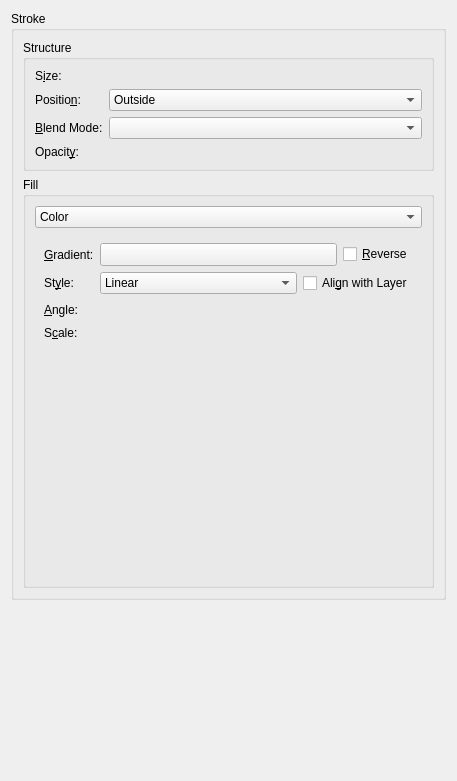
<?xml version="1.0" encoding="UTF-8"?>
<ui version="4.0">
 <class>WdgStroke</class>
 <widget class="QWidget" name="WdgStroke">
  <property name="geometry">
   <rect>
    <x>0</x>
    <y>0</y>
    <width>457</width>
    <height>781</height>
   </rect>
  </property>
  <layout class="QGridLayout" name="gridLayout">
   <item row="0" column="0">
    <widget class="QGroupBox" name="groupBox">
     <property name="title">
      <string comment="Layer Style - Stroke">Stroke</string>
     </property>
     <layout class="QGridLayout" name="gridLayout_2">
      <item row="0" column="0">
       <widget class="QGroupBox" name="groupBox_2">
        <property name="title">
         <string>Structure</string>
        </property>
        <layout class="QFormLayout" name="formLayout">
         <item row="0" column="0">
          <widget class="QLabel" name="label">
           <property name="text">
            <string>S&amp;ize:</string>
           </property>
           <property name="buddy">
            <cstring>intSize</cstring>
           </property>
          </widget>
         </item>
         <item row="0" column="1">
          <widget class="KisSliderSpinBox" name="intSize" native="true">
           <property name="sizePolicy">
            <sizepolicy hsizetype="Expanding" vsizetype="Preferred">
             <horstretch>0</horstretch>
             <verstretch>0</verstretch>
            </sizepolicy>
           </property>
          </widget>
         </item>
         <item row="1" column="0">
          <widget class="QLabel" name="label_2">
           <property name="text">
            <string>Positio&amp;n:</string>
           </property>
           <property name="buddy">
            <cstring>cmbPosition</cstring>
           </property>
          </widget>
         </item>
         <item row="1" column="1">
          <widget class="QComboBox" name="cmbPosition">
           <property name="sizePolicy">
            <sizepolicy hsizetype="Expanding" vsizetype="Fixed">
             <horstretch>0</horstretch>
             <verstretch>0</verstretch>
            </sizepolicy>
           </property>
           <item>
            <property name="text">
             <string comment="@item:inlistbox Layer Style: Stroke position">Outside</string>
            </property>
           </item>
           <item>
            <property name="text">
             <string comment="@item:inlistbox Layer Style: Stroke position">Inside</string>
            </property>
           </item>
           <item>
            <property name="text">
             <string comment="@item:inlistbox Layer Style: Stroke position">Center</string>
            </property>
           </item>
          </widget>
         </item>
         <item row="2" column="0">
          <widget class="QLabel" name="label_3">
           <property name="text">
            <string>&amp;Blend Mode:</string>
           </property>
           <property name="buddy">
            <cstring>cmbCompositeOp</cstring>
           </property>
          </widget>
         </item>
         <item row="2" column="1">
          <widget class="KisLayerStyleCompositeOpComboBox" name="cmbCompositeOp">
           <property name="sizePolicy">
            <sizepolicy hsizetype="Expanding" vsizetype="Fixed">
             <horstretch>0</horstretch>
             <verstretch>0</verstretch>
            </sizepolicy>
           </property>
          </widget>
         </item>
         <item row="3" column="0">
          <widget class="QLabel" name="label_4">
           <property name="text">
            <string>Opacit&amp;y:</string>
           </property>
           <property name="buddy">
            <cstring>intOpacity</cstring>
           </property>
          </widget>
         </item>
         <item row="3" column="1">
          <widget class="KisSliderSpinBox" name="intOpacity" native="true">
           <property name="sizePolicy">
            <sizepolicy hsizetype="Expanding" vsizetype="Preferred">
             <horstretch>0</horstretch>
             <verstretch>0</verstretch>
            </sizepolicy>
           </property>
          </widget>
         </item>
        </layout>
       </widget>
      </item>
      <item row="1" column="0">
       <widget class="QGroupBox" name="groupBox_3">
        <property name="title">
         <string comment="@title:group In Layer Style">Fill</string>
        </property>
        <layout class="QVBoxLayout" name="verticalLayout">
         <item>
          <widget class="QComboBox" name="cmbFillType">
           <item>
            <property name="text">
             <string>Color</string>
            </property>
           </item>
           <item>
            <property name="text">
             <string>Gradient</string>
            </property>
           </item>
           <item>
            <property name="text">
             <string comment="@title:group In Layer Style">Pattern</string>
            </property>
           </item>
          </widget>
         </item>
         <item>
          <widget class="QStackedWidget" name="fillStack">
           <property name="currentIndex">
            <number>1</number>
           </property>
           <widget class="QWidget" name="page_3">
            <layout class="QFormLayout" name="formLayout_2">
             <item row="0" column="0">
              <widget class="QLabel" name="label_5">
               <property name="text">
                <string>Color:</string>
               </property>
              </widget>
             </item>
             <item row="0" column="1">
              <widget class="KisColorButton" name="bnColor">
               <property name="text">
                <string>...</string>
               </property>
              </widget>
             </item>
            </layout>
           </widget>
           <widget class="QWidget" name="page_4">
            <layout class="QFormLayout" name="formLayout_3">
             <item row="0" column="0">
              <widget class="QLabel" name="label_7">
               <property name="text">
                <string>&amp;Gradient:</string>
               </property>
               <property name="buddy">
                <cstring>cmbGradient</cstring>
               </property>
              </widget>
             </item>
             <item row="0" column="1">
              <layout class="QHBoxLayout" name="horizontalLayout_3">
               <item>
                <widget class="KisCmbGradient" name="cmbGradient">
                 <property name="sizePolicy">
                  <sizepolicy hsizetype="Expanding" vsizetype="Fixed">
                   <horstretch>0</horstretch>
                   <verstretch>0</verstretch>
                  </sizepolicy>
                 </property>
                </widget>
               </item>
               <item>
                <widget class="QCheckBox" name="chkReverse">
                 <property name="text">
                  <string>&amp;Reverse</string>
                 </property>
                </widget>
               </item>
              </layout>
             </item>
             <item row="1" column="0">
              <widget class="QLabel" name="label_6">
               <property name="text">
                <string>St&amp;yle:</string>
               </property>
               <property name="buddy">
                <cstring>cmbStyle</cstring>
               </property>
              </widget>
             </item>
             <item row="1" column="1">
              <layout class="QHBoxLayout" name="horizontalLayout_4">
               <item>
                <widget class="QComboBox" name="cmbStyle">
                 <property name="sizePolicy">
                  <sizepolicy hsizetype="Expanding" vsizetype="Fixed">
                   <horstretch>0</horstretch>
                   <verstretch>0</verstretch>
                  </sizepolicy>
                 </property>
                 <item>
                  <property name="text">
                   <string>Linear</string>
                  </property>
                 </item>
                 <item>
                  <property name="text">
                   <string>Radial</string>
                  </property>
                 </item>
                 <item>
                  <property name="text">
                   <string comment="@item:inlistbox Gradient style">Angle</string>
                  </property>
                 </item>
                 <item>
                  <property name="text">
                   <string>Reflected</string>
                  </property>
                 </item>
                 <item>
                  <property name="text">
                   <string comment="Gradient type - Diamond">Diamond</string>
                  </property>
                 </item>
                </widget>
               </item>
               <item>
                <widget class="QCheckBox" name="chkAlignWithLayer">
                 <property name="text">
                  <string>Ali&amp;gn with Layer</string>
                 </property>
                </widget>
               </item>
              </layout>
             </item>
             <item row="2" column="0">
              <widget class="QLabel" name="label_9">
               <property name="text">
                <string>&amp;Angle:</string>
               </property>
               <property name="buddy">
                <cstring>angleSelector</cstring>
               </property>
              </widget>
             </item>
             <item row="4" column="0">
              <widget class="QLabel" name="label_8">
               <property name="text">
                <string>S&amp;cale:</string>
               </property>
               <property name="buddy">
                <cstring>intScale</cstring>
               </property>
              </widget>
             </item>
             <item row="4" column="1">
              <widget class="KisSliderSpinBox" name="intScale" native="true">
               <property name="sizePolicy">
                <sizepolicy hsizetype="Expanding" vsizetype="Preferred">
                 <horstretch>0</horstretch>
                 <verstretch>0</verstretch>
                </sizepolicy>
               </property>
               <property name="toolTip">
                <string>Set size of gradation</string>
               </property>
              </widget>
             </item>
             <item row="2" column="1">
              <layout class="QHBoxLayout" name="horizontalLayout">
               <item>
                <widget class="KisLayerStyleAngleSelector" name="angleSelector" native="true">
                 <property name="sizePolicy">
                  <sizepolicy hsizetype="Preferred" vsizetype="Preferred">
                   <horstretch>0</horstretch>
                   <verstretch>0</verstretch>
                  </sizepolicy>
                 </property>
                </widget>
               </item>
               <item>
                <spacer name="horizontalSpacer">
                 <property name="orientation">
                  <enum>Qt::Horizontal</enum>
                 </property>
                 <property name="sizeHint" stdset="0">
                  <size>
                   <width>40</width>
                   <height>20</height>
                  </size>
                 </property>
                </spacer>
               </item>
              </layout>
             </item>
            </layout>
           </widget>
           <widget class="QWidget" name="page_2">
            <layout class="QFormLayout" name="formLayout_4">
             <item row="0" column="0">
              <widget class="QLabel" name="label_11">
               <property name="text">
                <string>Pattern:</string>
               </property>
              </widget>
             </item>
             <item row="0" column="1">
              <layout class="QVBoxLayout" name="verticalLayout_2">
               <item>
                <widget class="KisPatternChooser" name="patternChooser">
                 <property name="sizePolicy">
                  <sizepolicy hsizetype="Expanding" vsizetype="Expanding">
                   <horstretch>0</horstretch>
                   <verstretch>0</verstretch>
                  </sizepolicy>
                 </property>
                 <property name="minimumSize">
                  <size>
                   <width>250</width>
                   <height>250</height>
                  </size>
                 </property>
                 <property name="frameShape">
                  <enum>QFrame::StyledPanel</enum>
                 </property>
                 <property name="frameShadow">
                  <enum>QFrame::Raised</enum>
                 </property>
                </widget>
               </item>
               <item>
                <widget class="QPushButton" name="bnSnapToOrigin">
                 <property name="text">
                  <string>Sn&amp;ap to Origin</string>
                 </property>
                </widget>
               </item>
              </layout>
             </item>
             <item row="1" column="0">
              <widget class="QLabel" name="label_10">
               <property name="text">
                <string>S&amp;cale:</string>
               </property>
               <property name="buddy">
                <cstring>intScale</cstring>
               </property>
              </widget>
             </item>
             <item row="1" column="1">
              <widget class="KisSliderSpinBox" name="intScale_2" native="true">
               <property name="toolTip">
                <string>Set size of gradation</string>
               </property>
              </widget>
             </item>
             <item row="2" column="1">
              <widget class="QCheckBox" name="chkLinkWithLayer">
               <property name="text">
                <string>Lin&amp;k with Layer</string>
               </property>
              </widget>
             </item>
            </layout>
           </widget>
          </widget>
         </item>
        </layout>
       </widget>
      </item>
     </layout>
    </widget>
   </item>
   <item row="1" column="0">
    <spacer name="verticalSpacer">
     <property name="orientation">
      <enum>Qt::Vertical</enum>
     </property>
     <property name="sizeHint" stdset="0">
      <size>
       <width>20</width>
       <height>40</height>
      </size>
     </property>
    </spacer>
   </item>
  </layout>
 </widget>
 <customwidgets>
  <customwidget>
   <class>KisColorButton</class>
   <extends>QPushButton</extends>
   <header>kis_color_button.h</header>
  </customwidget>
  <customwidget>
   <class>KisSliderSpinBox</class>
   <extends>QWidget</extends>
   <header location="global">kis_slider_spin_box.h</header>
   <container>1</container>
  </customwidget>
  <customwidget>
   <class>KisLayerStyleCompositeOpComboBox</class>
   <extends>QComboBox</extends>
   <header location="global">kis_cmb_composite.h</header>
  </customwidget>
  <customwidget>
   <class>KisLayerStyleAngleSelector</class>
   <extends>QWidget</extends>
   <header>KisLayerStyleAngleSelector.h</header>
   <container>1</container>
  </customwidget>
  <customwidget>
   <class>KisCmbGradient</class>
   <extends>QToolButton</extends>
   <header>kis_cmb_gradient.h</header>
  </customwidget>
  <customwidget>
   <class>KisPatternChooser</class>
   <extends>QFrame</extends>
   <header location="global">kis_pattern_chooser.h</header>
   <container>1</container>
  </customwidget>
 </customwidgets>
 <resources/>
 <connections/>
</ui>
